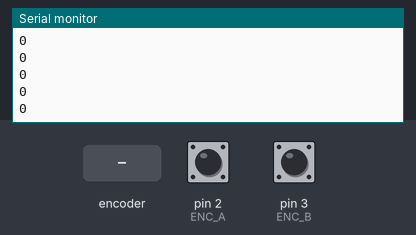
Recording of a sketch running on a simulated Arduino Uno, built with avr-gcc and run on an emulated ATmega328P. On the bench: the last lines printed to the serial monitor. The test bench sets the inputs (shaded band); at power-on: pin 2 (ENC_A) HIGH, pin 3 (ENC_B) HIGH.

Above: at 1.2 s.
1.3 s: rotary encoder on pin 2 (ENC_A) / pin 3 (ENC_B) turned 1 step (first pin leading)
At 2.1 s:
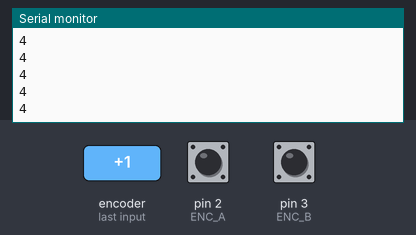
3.0 s: rotary encoder on pin 2 (ENC_A) / pin 3 (ENC_B) turned 1 step (first pin leading)
At 3.7 s:
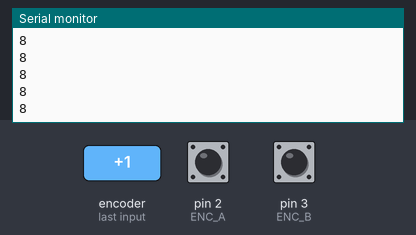
Timing chart, 0 to 6.0 s (numbered marks = the images above; inputs shaded):
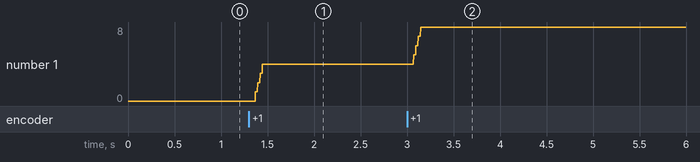

The sketch:

a1_arduino.ino
```cpp
//    code state macros
//    switching cables between states:
//    both switches and both states of the encoder use the interrupt pins
//    remember to switch them when switching states
//#define EXERCISE_1
#define EXERCISE_2
//    if EXERCISE_2 uncommented, uncomment one of the following lines with it
//    otherwise leave them commented
//#define EXERCISE_2_NO_INTERRUPT
#define EXERCISE_2_YES_INTERRUPT

// macros for exercise 1
#define LED1  4
#define LED2  5
#define LED3  6
#define LED4  7
#define SW1   2
#define SW2   3
#define STATE_DELAY_DELTA  50

// macros for exercise 2
#define ENC_A  2
#define ENC_B  3


//************************************************
#ifdef EXERCISE_1 // START EXERCISE 1

// not able to make a macro array
const unsigned int LEDLookup[] = {LED1, LED2, LED3, LED4};
int state = 0;
volatile unsigned int stateDelay = 1000;

void setup() {
  pinMode(LED1, OUTPUT);
  pinMode(LED2, OUTPUT);
  pinMode(LED3, OUTPUT);
  pinMode(LED4, OUTPUT);
  pinMode(SW1, INPUT);
  pinMode(SW2, INPUT);

  attachInterrupt(digitalPinToInterrupt(SW1), button1ISR, RISING);
  attachInterrupt(digitalPinToInterrupt(SW2), button2ISR, RISING);
}

void loop() {
  // state%4 returns 0,1,2,3,0,1,2,3
  // state<4 returns 1,1,1,1,0,0,0,0
  // > this works because 1=HIGH in arduino
  digitalWrite(LEDLookup[state%4], state<4);

  // state increments 0->7 each loop() cycle
  if (state < 7) {
    state++;
  } else {
    state = 0;
  }

  // our delay is variable each cycle
  delay(stateDelay);
}

void button1ISR() {
  // prevents int underflow
  if (stateDelay <= STATE_DELAY_DELTA) return;
  // set the new stateDelay to be "delta" smaller
  stateDelay = stateDelay - STATE_DELAY_DELTA;
}

void button2ISR() {
  // prevents int overflow in the rare case that you press
  // the button thoudands of times in a row
  if (stateDelay >= (65535-STATE_DELAY_DELTA)) return;
  // set the new stateDelay to be "delta" larger
  stateDelay = stateDelay + STATE_DELAY_DELTA;
}

#endif // END EXERCISE 1
//************************************************


//************************************************
#ifdef EXERCISE_2 // START EXERCISE 2

// uint8_t for easy bit manipulation
volatile uint8_t allStates = 0b00000011;
volatile long globalPosition = 0;

void setup() {
  Serial.begin(9600);

  // not INPUT_PULLUP because of the encoder i'm using
  pinMode(ENC_A, INPUT);
  pinMode(ENC_B, INPUT);

  // interrupts only compile when you want them
  #ifdef EXERCISE_2_YES_INTERRUPT
  attachInterrupt(digitalPinToInterrupt(ENC_A), encoderChangeISR, CHANGE);
  attachInterrupt(digitalPinToInterrupt(ENC_B), encoderChangeISR, CHANGE);
  #endif
}

void updateStates() {
  // a lot of explanation incoming.
  // this function essentially returns a truth table entry,
  // which i search through in the updatePosition() function.
  // the truth table goes OLD_A | OLD_B | NEW_A | NEW_B
  // therefore, the below line makes new values into old values
  allStates = allStates << 2;
  // masking out trash data
  allStates = allStates & 0b00001100;
  // adding NEW_A into the table index
  allStates = allStates | ((uint8_t)digitalRead(ENC_A) << 1);
  // adding NEW_B
  allStates = allStates | ((uint8_t)digitalRead(ENC_B));
}

void updatePosition() {
  // allStates is interpreted as an integer, which is
  // essentially the index of the truth table entry we want
  // if you're unfamiliar, i'm using case fallthroughs (no break)
  switch (allStates) {
    case 0: case 3: case 5:
    case 6: case 9: case 10:
    case 12: case 15:
      break;
    case 1: case 7:
    case 8: case 14:
      globalPosition--;
      break;
    case 2: case 4:
    case 11: case 13:
      globalPosition++;
      break;
	}
}

void loop() {
  // non-interrupt logic only compiles when you need it
  #ifdef EXERCISE_2_NO_INTERRUPT
  // finds the current/previous state of the encoder and
  // then updates the position accordingly.
  updateStates();
  updatePosition();
  #endif
  Serial.println(globalPosition);
}

// interrupt functions exist when needed
#ifdef EXERCISE_2_YES_INTERRUPT
void encoderChangeISR() {
  updateStates();
  updatePosition();
}
#endif

#endif // END EXERCISE 2
//************************************************
```

Measured:
- after the input at 1.3 s, the serial monitor: prints a new line after 0.07 s (image 1)
- after the input at 3.0 s, the serial monitor: prints a new line after 0.07 s (image 2)
- plotted number 1: 0 → 4 after the input at 1.3 s, 4 → 8 after the input at 3.0 s
